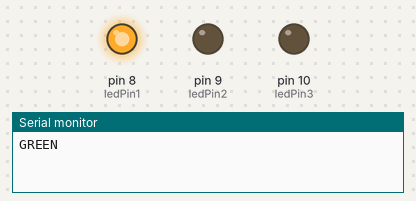
The sketch below on a simulated Arduino Uno, built with avr-gcc and run on an emulated ATmega328P. Parts: output pins drawn as LEDs (lit = HIGH), the last lines printed to the serial monitor.

Above: at 0.5 s.
At 2.5 s:
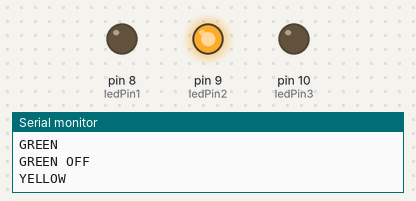
At 4.5 s:
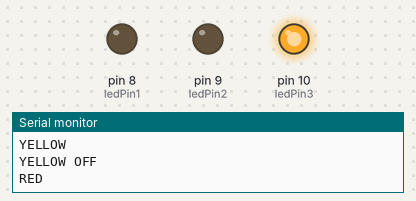
At 5.5 s:
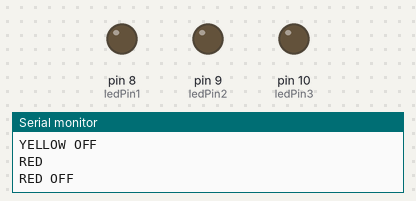
Timing chart, 0 to 7.8 s (numbered marks = the images above):
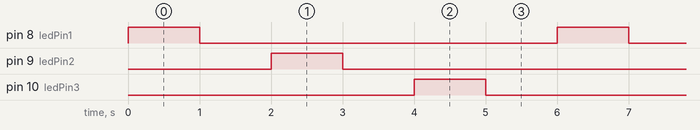

Measured:
- by itself, pin 8 (ledPin1), pin 9 (ledPin2), pin 10 (ledPin3): alternates HIGH for 1.0 s and LOW for 5.0 s
- by itself, everything shown: repeats every 6.0 s, in 6 steps

The sketch:

traffic_light.ino
```cpp
const int ledPin1 = 8;
const int ledPin2 = 9;
const int ledPin3 = 10;

void setup() {
  // put your setup code here, to run once:
  Serial.begin(9600);
  pinMode(ledPin1, OUTPUT);
  pinMode(ledPin2, OUTPUT);
  pinMode(ledPin3, OUTPUT);
}

void loop() {
  // put your main code here, to run repeatedly:
  digitalWrite(ledPin1, HIGH);
  Serial.println("GREEN");
  delay(1000);
  digitalWrite(ledPin1, LOW);
  Serial.println("GREEN OFF");
  delay(1000);
  digitalWrite(ledPin2, HIGH);
  Serial.println("YELLOW");
  delay(1000);
  digitalWrite(ledPin2, LOW);
  Serial.println("YELLOW OFF");
  delay(1000);
  digitalWrite(ledPin3, HIGH);
  Serial.println("RED");
  delay(1000);
  digitalWrite(ledPin3, LOW);
  Serial.println("RED OFF");
  delay(1000);
}
```
